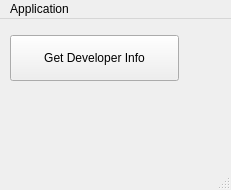
<?xml version="1.0" encoding="UTF-8"?>
<ui version="4.0">
 <class>DeveloperInfo</class>
 <widget class="QMainWindow" name="DeveloperInfo">
  <property name="geometry">
   <rect>
    <x>0</x>
    <y>0</y>
    <width>231</width>
    <height>190</height>
   </rect>
  </property>
  <property name="windowTitle">
   <string>DeveloperInfo</string>
  </property>
  <widget class="QWidget" name="centralwidget">
   <widget class="QPushButton" name="btGetInfo">
    <property name="geometry">
     <rect>
      <x>10</x>
      <y>16</y>
      <width>169</width>
      <height>46</height>
     </rect>
    </property>
    <property name="text">
     <string>Get Developer Info</string>
    </property>
   </widget>
   <widget class="QLabel" name="labInfo">
    <property name="geometry">
     <rect>
      <x>18</x>
      <y>75</y>
      <width>182</width>
      <height>57</height>
     </rect>
    </property>
    <property name="text">
     <string/>
    </property>
   </widget>
  </widget>
  <widget class="QMenuBar" name="menubar">
   <property name="geometry">
    <rect>
     <x>0</x>
     <y>0</y>
     <width>231</width>
     <height>25</height>
    </rect>
   </property>
   <widget class="QMenu" name="menuFile">
    <property name="title">
     <string>Application</string>
    </property>
    <addaction name="actionQuit"/>
   </widget>
   <addaction name="menuFile"/>
  </widget>
  <widget class="QStatusBar" name="statusbar"/>
  <action name="actionQuit">
   <property name="text">
    <string>Quit</string>
   </property>
  </action>
 </widget>
 <resources/>
 <connections/>
</ui>
